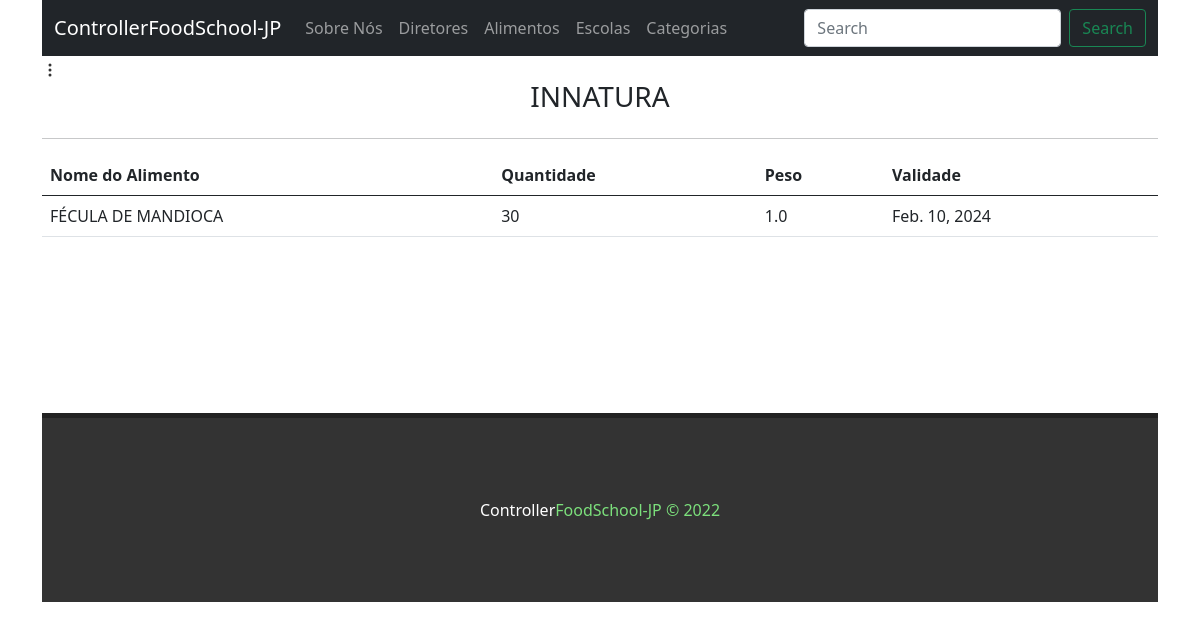
The page /category/show/3 on the database as committed earlier.
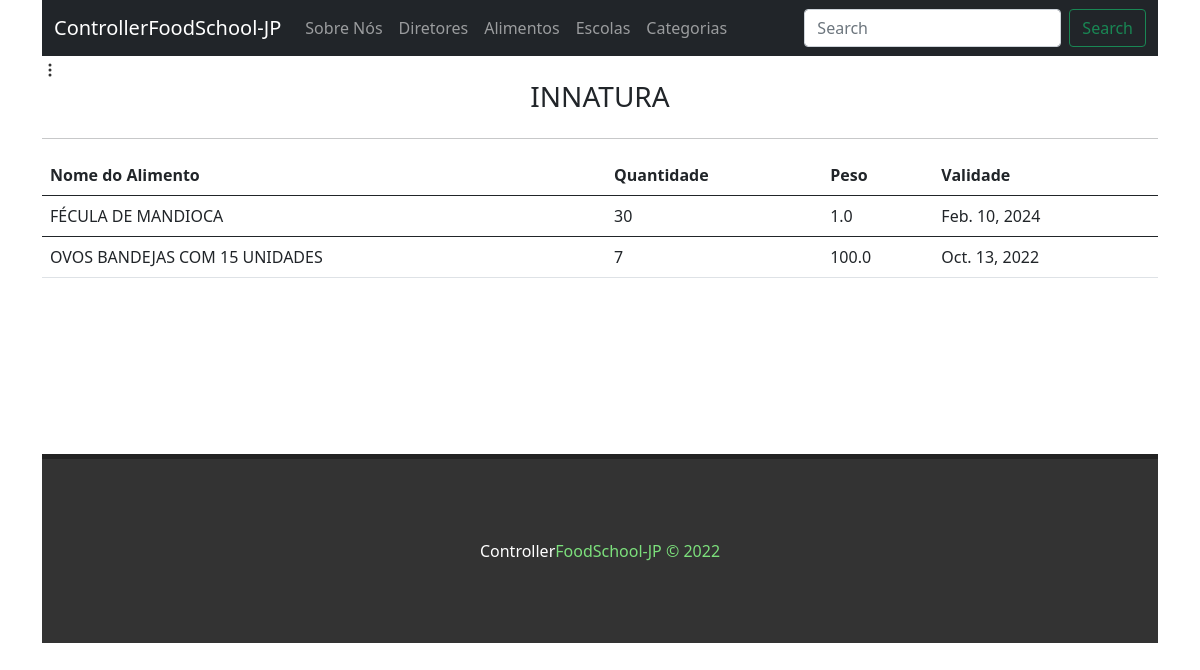
The same page on the database as committed later.
### food/models.py (models this page shows, shortened)
class Food(models.Model):
   name = models.CharField(max_length=255)
   validity = models.DateField()
   quantity = models.IntegerField(null=True)
   weight = models.FloatField(null = True)
   category = models.ForeignKey(Category, on_delete=models.CASCADE)
   created_at = models.DateTimeField(auto_now_add=True)
   updated_at = models.DateTimeField(auto_now=True)

### category/views.py (the view)
# urls.py: path('show/<int:id>', views.show, name='show category'),
def show(request, id):
    category = Category.objects.get(id=id)
    foods = category.food_set.all()
    return render(request, 'category/show.html',{'category': category, 'foods':foods})

### category/templates/category/show.html (shortened to what this page needs)
{% extends 'baseCategory.html' %}
{% block content %}
<div class="content">
    <h3>
        {{category.name}}
    </h3>
</div>
<hr>
<div class="content">
<table class="table">
    <thead>
        <th scope="col">Nome do Alimento</th>
        <th scope="col">Quantidade</th>
        <th scope="col">Peso</th>
        <th scope="col">Validade</th>
    </thead>
    {% for food in foods %}
    <tbody>
       <tr>
        <td>{{food.name}}</td>
        <td>{{food.quantity}}</td>
        <td>{{food.weight}}</td>
        <td>{{food.validity}}</td>
       </tr>
    </tbody>
    {% endfor %}
</table>
</div>
{% endblock %}

Rows that differ between the two databases and show on the page:
added Food: name "OVOS BANDEJAS COM 15 UNIDADES", quantity "7", weight "100.0", validity "Oct. 13, 2022"
